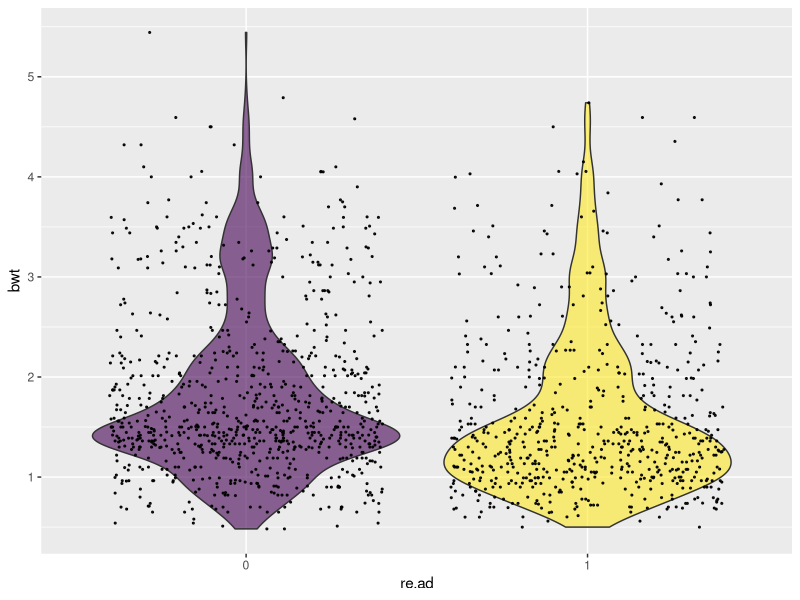
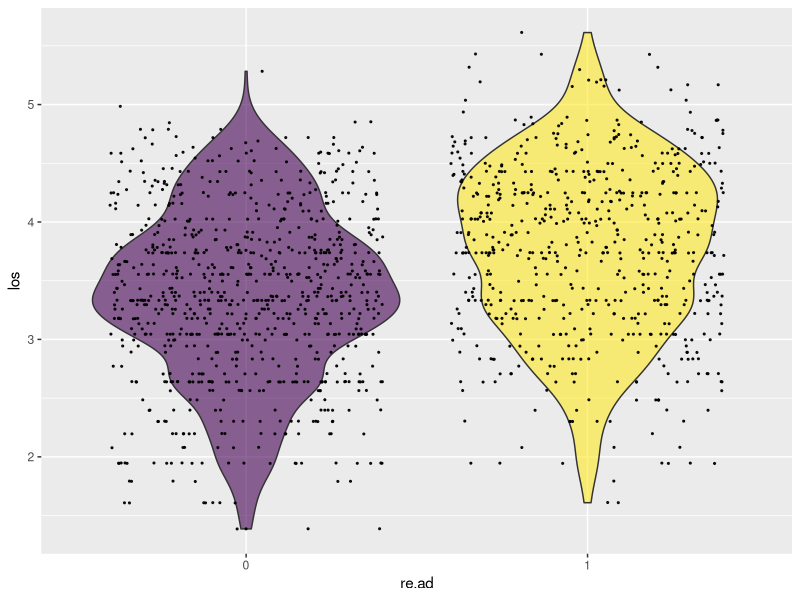
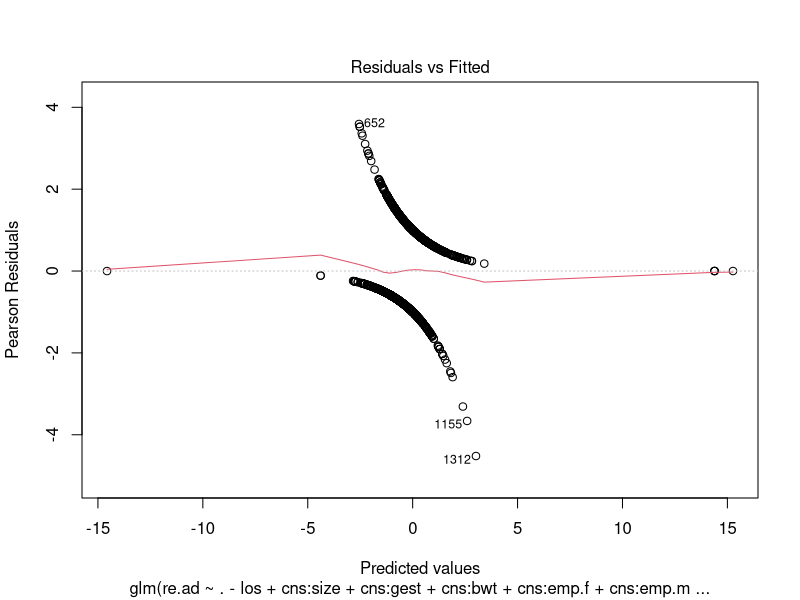
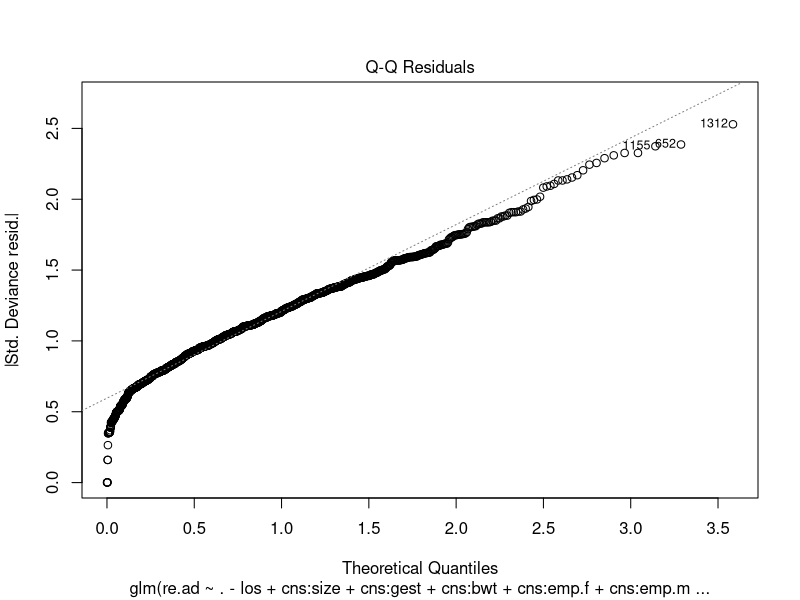
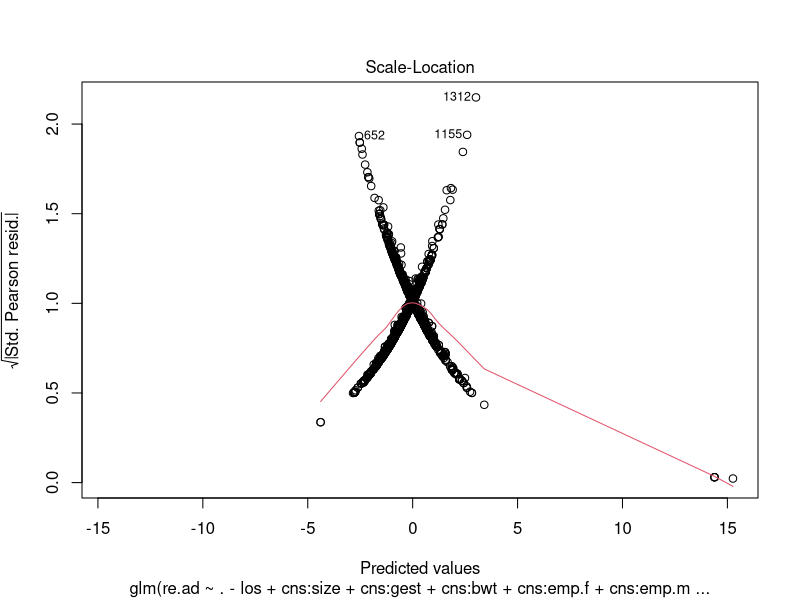
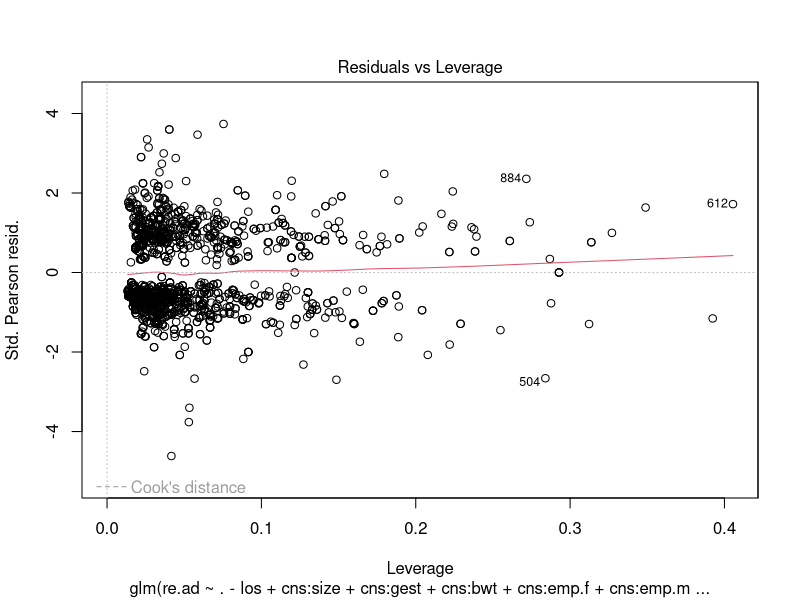
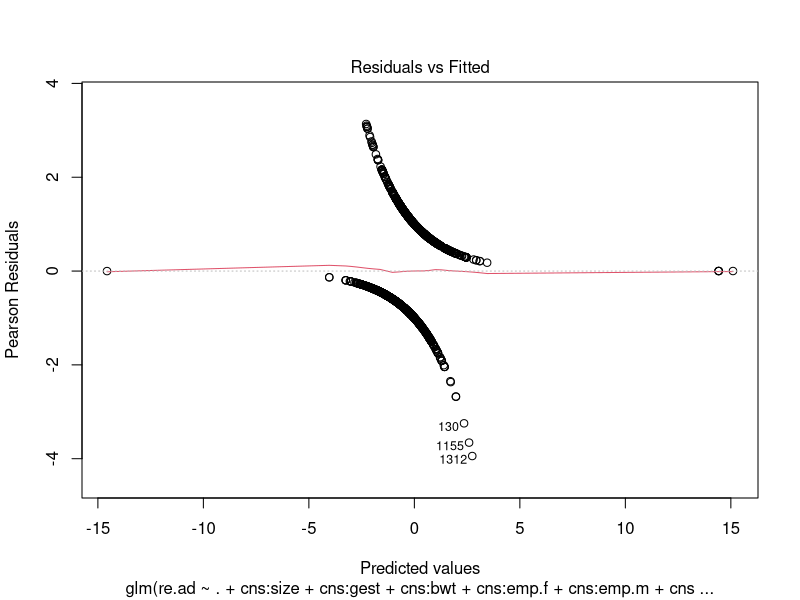
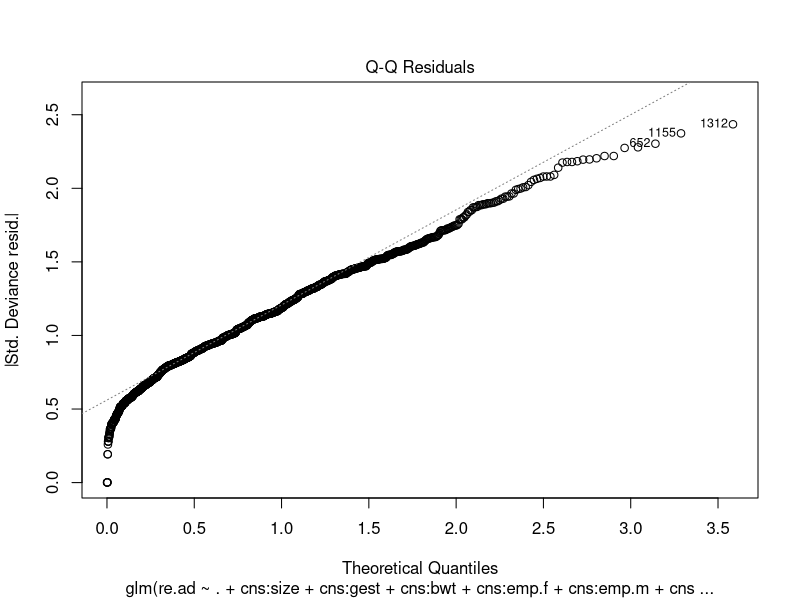

The R script that drew these images, in order:
## ---- chunk 1
neomod <- read.table("../data/neomod_isam12.dat", header = T)

#plot(neomod)

summary(neomod)


# Attach to allow for better addressing
attach(neomod)

## ---- chunk 2



neomod$cns    = factor(cns)
neomod$size   = factor(size)
neomod$gest   = factor(gest)
neomod$emp.f  = factor(emp.f)
neomod$emp.m  = factor(emp.m)
neomod$edu    = factor(edu)
neomod$re.ad  = factor(re.ad)
neomod$sex    = factor(sex)
neomod$accom  = factor(accom)


summary(neomod)

## ---- chunk 3
head(neomod)
## ---- chunk 4
# Libraries
library(tidyverse)
#library(inhrbrthemes)
library(viridis)

# Plot
neomod %>%
  ggplot(aes(x=re.ad, y=bwt, fill=re.ad)) +
    geom_violin() +
    scale_fill_viridis(discrete = TRUE, alpha=0.6) +
    geom_jitter(color="black", size=0.4, alpha=0.9) +
    theme(
      legend.position="none",
      plot.title = element_text(size=11)
    )

neomod %>%
  ggplot(aes(x=re.ad, y=los, fill=re.ad)) +
    geom_violin() +
    scale_fill_viridis(discrete = TRUE, alpha=0.6) +
    geom_jitter(color="black", size=0.4, alpha=0.9) +
    theme(
      legend.position="none",
      plot.title = element_text(size=11)
    )
## ---- chunk 5
mod.nolos.full <- glm(re.ad ~ . -los + cns:size + cns:gest + cns:bwt + cns:emp.f + cns:emp.m + cns:edu + cns:sex + size:gest + size:bwt + size:emp.f + size:emp.m + size:edu + size:sex + gest:bwt + gest:emp.f + gest:emp.m + gest:edu + gest:sex + bwt:emp.f + bwt:emp.m + bwt:edu + bwt:sex + emp.f:emp.m + emp.f:edu + emp.f:sex + emp.m:edu + emp.m:sex + edu:sex,
           data= neomod,
           family=binomial)

summary.glm(mod.nolos.full)

plot(mod.nolos.full)
## ---- chunk 6
mod.los.full <- glm(re.ad ~ . + cns:size + cns:gest + cns:bwt + cns:emp.f + cns:emp.m + cns:edu + cns:sex + size:gest + size:bwt + size:emp.f + size:emp.m + size:edu + size:sex + gest:bwt + gest:emp.f + gest:emp.m + gest:edu + gest:sex + bwt:emp.f + bwt:emp.m + bwt:edu + bwt:sex + emp.f:emp.m + emp.f:edu + emp.f:sex + emp.m:edu + emp.m:sex + edu:sex,
           data= neomod,
           family=binomial)

summary.glm(mod.los.full)

plot(mod.los.full)
## ---- chunk 7
anova(mod.los.full, mod.nolos.full, test = "Chisq")
## ---- chunk 8
mod <- glm(re.ad ~ . + cns:emp.f + size:emp.f + size:emp.m + size:edu + gest:edu + bwt:edu + emp.m:edu,
           data= neomod,
           family=binomial)
summary(mod)
plot(mod)
## ---- chunk 9
library(car)
## ---- chunk 10
influencePlot(mod)
## ---- chunk 11
deviance(mod) / df.residual(mod)
## ---- chunk 12
mod.quasi <- glm(re.ad ~ . + cns:emp.f + size:emp.f + size:emp.m + size:edu + gest:edu + bwt:edu + emp.m:edu,
           data= neomod,
           family=quasibinomial)
summary(mod)
plot(mod)
## ---- chunk 13
library(MASS)
## ---- chunk 14
mod.binomial <- glm(re.ad ~ . + cns:emp.f + size:emp.f + size:emp.m + size:edu + gest:edu + bwt:edu + emp.m:edu,
           data= neomod,
           family=binomial)
stepAIC(mod.binomial, direction = "both", trace = 1)
## ---- chunk 15
model.final <- glm(formula = re.ad ~ cns + size + gest + emp.f + emp.m + edu + 
    los + sex + accom + cns:emp.f + size:emp.f + size:edu + emp.m:edu, 
    family = quasibinomial, data = neomod)

summary.glm(model.final)
plot(model.final)
## ---- chunk 16
anova(mod.quasi, model.final, test = "Chisq")
